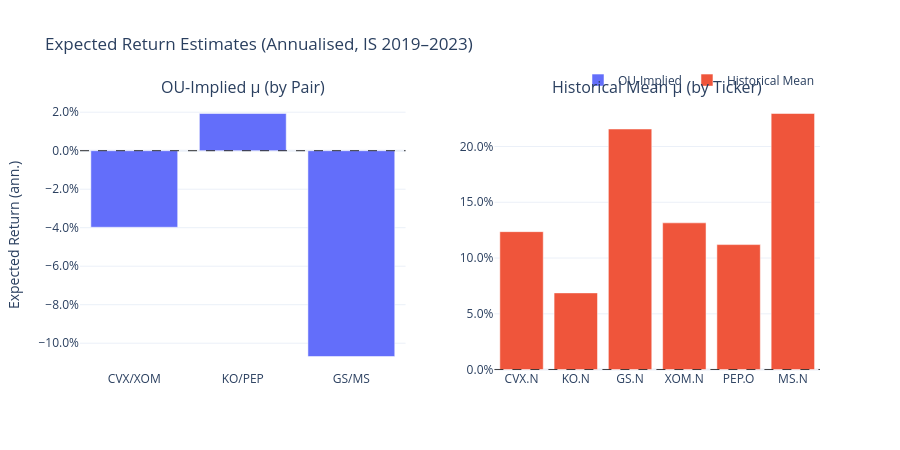

Notebook code for this chart:
### Markdown cell above
### OU-implied vs historical $\mu$ bar chart

### Code cell
pair_labels  = ["CVX/XOM", "KO/PEP", "GS/MS"]
hist_tickers = hist_mu.index.tolist()

fig_mu = make_subplots(
    rows=1, cols=2,
    subplot_titles=["OU-Implied \u03bc (by Pair)", "Historical Mean \u03bc (by Ticker)"],
    horizontal_spacing=0.12,
)

fig_mu.add_trace(go.Bar(
    x=pair_labels,
    y=ou_mu.values,
    name="OU-Implied",
    showlegend=True,
), row=1, col=1)

fig_mu.add_trace(go.Bar(
    x=hist_tickers,
    y=hist_mu.values,
    name="Historical Mean",
    showlegend=True,
), row=1, col=2)

fig_mu.add_hline(y=0, line=dict(color="black", width=0.8, dash="dash"), row=1, col=1)
fig_mu.add_hline(y=0, line=dict(color="black", width=0.8, dash="dash"), row=1, col=2)

fig_mu.update_yaxes(title_text="Expected Return (ann.)", tickformat=".1%", row=1, col=1)
fig_mu.update_yaxes(tickformat=".1%", row=1, col=2)
fig_mu.update_layout(
    title="Expected Return Estimates (Annualised, IS 2019\u20132023)",
    template="plotly_white",
    height=450,
    legend=dict(orientation="h", yanchor="bottom", y=1.02, xanchor="right", x=1),
)
fig_mu.show()

### Figure 1 — Plotly figure (JSON) as saved in the notebook; plotly's stock layout.template omitted (floating-point values rounded to 4 significant figures)
{"data": [{"name": "OU-Implied", "showlegend": true, "type": "bar", "x": ["CVX/XOM", "KO/PEP", "GS/MS"], "xaxis": "x", "y": [-0.03977, 0.01933, -0.1069], "yaxis": "y"}, {"name": "Historical Mean", "showlegend": true, "type": "bar", "x": ["CVX.N", "KO.N", "GS.N", "XOM.N", "PEP.O", "MS.N"], "xaxis": "x2", "y": [0.1237, 0.06876, 0.2157, 0.1315, 0.112, 0.2295], "yaxis": "y2"}], "layout": {"annotations": [{"font": {"size": 16}, "showarrow": false, "text": "OU-Implied μ (by Pair)", "x": 0.22, "xanchor": "center", "xref": "paper", "y": 1, "yanchor": "bottom", "yref": "paper"}, {"font": {"size": 16}, "showarrow": false, "text": "Historical Mean μ (by Ticker)", "x": 0.78, "xanchor": "center", "xref": "paper", "y": 1, "yanchor": "bottom", "yref": "paper"}], "height": 450, "legend": {"orientation": "h", "x": 1, "xanchor": "right", "y": 1.02, "yanchor": "bottom"}, "shapes": [{"line": {"color": "black", "dash": "dash", "width": 0.8}, "type": "line", "x0": 0, "x1": 1, "xref": "x domain", "y0": 0, "y1": 0, "yref": "y"}, {"line": {"color": "black", "dash": "dash", "width": 0.8}, "type": "line", "x0": 0, "x1": 1, "xref": "x2 domain", "y0": 0, "y1": 0, "yref": "y2"}], "title": {"text": "Expected Return Estimates (Annualised, IS 2019–2023)"}, "xaxis": {"anchor": "y", "domain": [0, 0.44]}, "xaxis2": {"anchor": "y2", "domain": [0.56, 1]}, "yaxis": {"anchor": "x", "domain": [0, 1], "tickformat": ".1%", "title": {"text": "Expected Return (ann.)"}}, "yaxis2": {"anchor": "x2", "domain": [0, 1], "tickformat": ".1%"}}}
